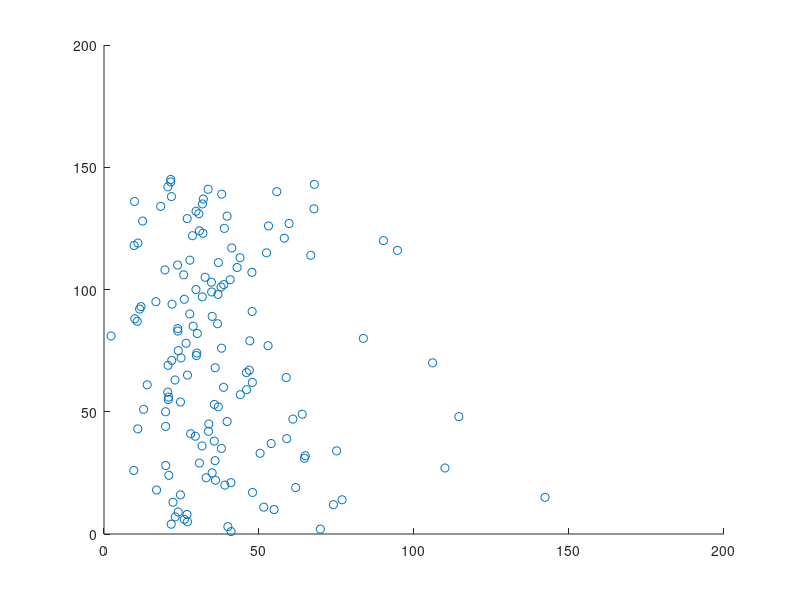

The MATLAB source for this figure:



T = [41.0028529, 69.7913668, 39.9546928, 21.6785698, 26.9255340, 25.8971140, 22.9721363, 26.7806001, 23.9270058, 54.8660641, ...
51.5410330, 73.9961507, 22.2613370, 76.8098519, 142.2700160, 24.6574881, 47.9119070, 16.9454901, 61.8236270, 38.9782469, ...
40.9455533, 35.9590478, 32.9582860, 20.9108460, 34.8772948, 9.6065221, 109.9922743, 19.9010229, 30.7990439, 35.8245020, ...
64.6667614, 64.9140980, 50.3590081, 75.0437169, 37.8761430, 31.6290700, 53.9214306, 35.5583491, 58.9482400, 29.4557083, ...
27.9395230, 33.7098129, 10.8998730, 19.8804121, 33.8101971, 39.7188818, 60.9403009, 114.4629781, 63.9540260, 19.8673859, ...
12.7895081, 36.8694420, 35.5955100, 24.6637208, 20.7627459, 20.8647859, 43.9905972, 20.5705161, 46.0021160, 38.5681708, ...
13.9386680, 47.8599761, 22.9028771, 58.7776513, 26.9285622, 45.9605920, 46.8744619, 35.8661640, 20.6683130, 106.0116441, ...
21.8626220, 24.8520069, 29.7952790, 29.9299402, 23.9593170, 37.9074910, 52.9232931, 26.4661822, 47.04013419, 83.66720104, ...
2.278149128, 30.09577703, 23.81430888, 23.78429198, 28.74348712, 36.61944985, 10.71866488, 9.949548006, 34.89774299, ...
27.66141582, 47.79160023, 11.49138737, 11.91859102, 21.95494986, 16.7421279, 25.90397692, 31.70688701, 36.77038217, ...
34.72303796, 29.65537, 37.73889494, 38.61679006, 34.64883494, 40.71240592, 32.61393595, 25.71736598, 47.7058301, ...
19.65479589, 42.92983508, 23.73711681, 36.8922708, 27.69888616, 43.87270784, 66.69159508, 52.43215084, 94.67609715, ...
41.21974111, 9.709201813, 10.95458388, 90.14696598, 58.16157699, 28.53161287, 31.90346289, 30.78291512, 38.82324004, ...
53.06267691, 59.69433284, 12.45879412, 26.83559608, 39.69962287, 30.59814978, 29.682096, 67.72550106, 18.29495406, ...
31.75058103, 9.838423729, 32.04068303, 21.7545619, 37.9710691, 55.73638415, 33.58265805, 20.61165118, 67.84744906, ...
21.51108289, 21.51108289];

hold on
i = 1: length(T);

scatter(T,i)